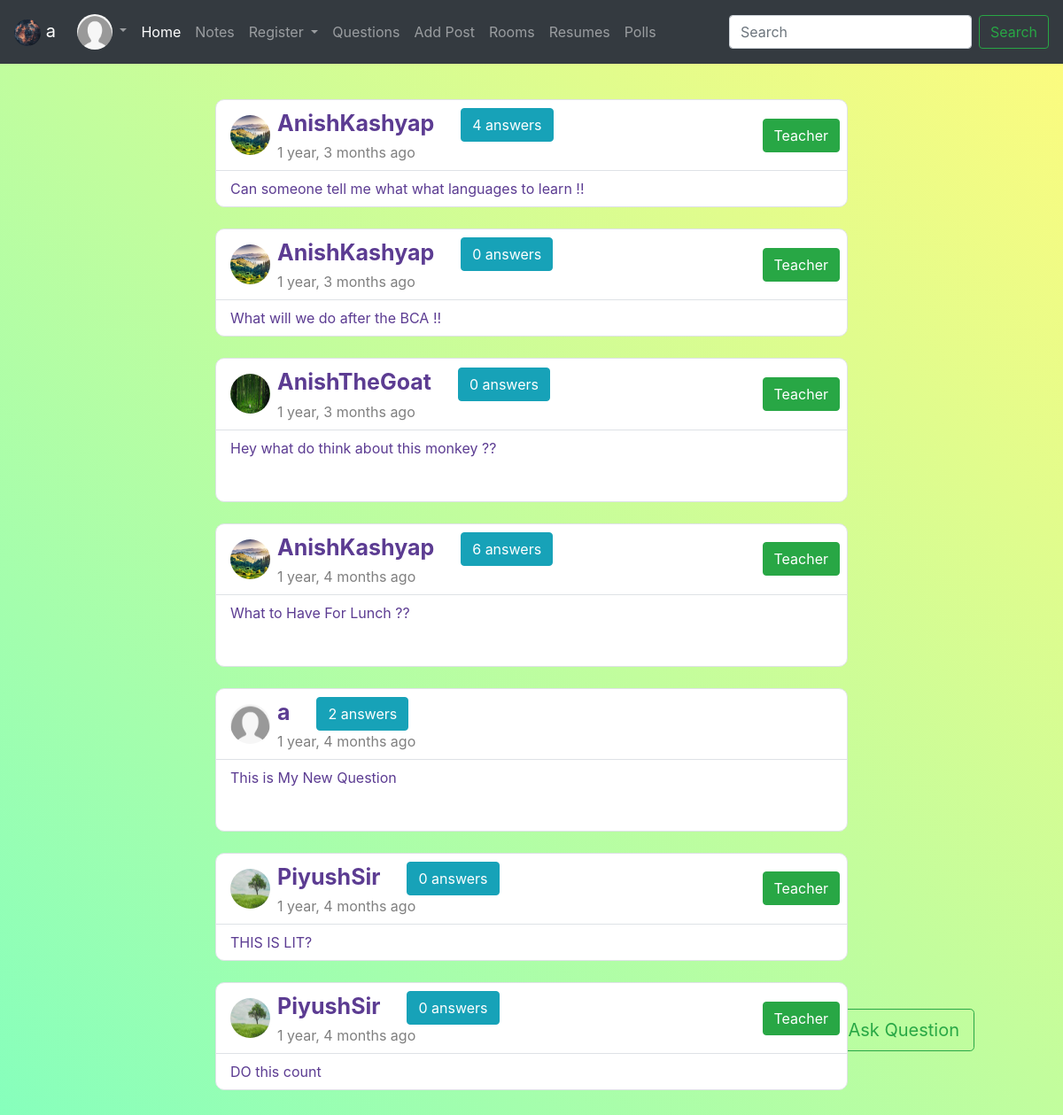
The app's page /questions (signed in) with its own data.
### base/models.py (models this page shows, shortened)
class User(AbstractUser):
    name = models.CharField(max_length=50, null = False)
    email = models.CharField( max_length=50 ,null = True)
    avatar = models.ImageField( upload_to='Avaters',  default = 'default-profile-pic.png')
    bio = models.TextField(null = True)
    bca_class = models.CharField( max_length=50 ,choices=class_list ,default= ('1st Sem', '1st Sem'), null = True)
    is_teacher = models.BooleanField(default = False)
    followers = models.ManyToManyField('User', related_name='follower')
    followings = models.ManyToManyField('User',related_name= 'following')

class Question(models.Model):
    user = models.ForeignKey(User, on_delete=models.SET_NULL, null=True)
    body = models.TextField()
    date = models.DateTimeField( auto_now_add=True)
    image = models.ImageField(upload_to='Questions' , null = True, blank = True)

### base/views.py (the view)
# urls.py: path('questions', questions, name = 'questions'),
@login_required(login_url='login')
def questions(request):
    questions = Question.objects.all().order_by('-date')
    context = {
        'questions' : questions
    }
    return render(request, 'questions.html' , context)

### templates/questions.html (shortened to what this page needs)
{% extends 'master.html' %}
{% load static %}
{% block content %}
<div>
<button type="button" class="btn btn-outline-success btn-lg ask_question" onclick = "location.href = '{% url 'ask-question' %}'" >Ask Question</button>
</div>
<div class="container mt-4 mb-5">
    <div class="d-flex justify-content-center row ">
        <div class="col-md-8">
            {% for question in questions %}
            <div class="feed p-2" >
                <div class="bg-white border mt-2 text-black " style = 'border-radius: 10px;'>
                    <div>
                        <div class="d-flex flex-row justify-content-between align-items-center p-2 border-bottom">
                            <a href="{% url 'show-profile' question.user.id%}">
                            <div class="d-flex flex-row align-items-center feed-text px-2"><img class="rounded-circle" src="{{question.user.avatar.url}}" width="45" height = '45'>
                                <div class="d-flex flex-column flex-wrap ml-2"><span class="font-weight-bold" style = "font-size: 25px;">{{question.user.username}} <button type="button" class="btn btn btn-info ml-4">{{question.answers.count}} answer{{question.answers.count|pluralize}}</button>
                                </span><span class="text-black-50 time">{{question.date|timesince}} ago</span>
                            </div>
                            </div>
                        </a>
                        {% if question.user.is_teacher %}
                                    <button type="button" class="btn btn-success">Teacher</button>
                                    {% endif %}
                        </div>
                    </div>
                    <a href="{% url 'answers' question.id%}">
                    <div class="p-2 px-3"><span>{{question.body}}</span></div>
                    </a>
                    {% if question.image %}
                    <div class="feed-image p-2 px-3" ><img class="img-fluid img-responsive rounded" src="{{.image.url}}"></div>
                    {% endif %}
                </div>
            </div>
            {% endfor %}
        </div>
    </div>
</div>
{% endblock content %}

### templates/master.html (shortened to what this page needs)
{% load static %}
<!DOCTYPE html>
<html lang="en">
<head>
    <link rel="stylesheet" href="{% static 'css/master.css' %}">
    <link rel="stylesheet" href="https://maxcdn.bootstrapcdn.com/bootstrap/4.5.2/css/bootstrap.min.css">
    <link rel="stylesheet" href="https://cdnjs.cloudflare.com/ajax/libs/font-awesome/6.3.0/css/all.min.css">
  </head>
<body>
    <nav class="navbar navbar-dark bg-dark navbar-expand-lg">
      <a class="navbar-brand" href="#">
        <img src="{% static 'images/website.avif' %}" width="30" height="30" alt="logo" class="rounded-circle">
        {% if request.user.is_authenticated %}
        {{request.user.username}}
        {% else %}
        Anonymous
        {% endif %}
      </a>
      <div class="collapse navbar-collapse" id="navbar-list-4">
        <ul class="navbar-nav">
            <li class="nav-item dropdown">
            {% if request.user.is_authenticated %}
            <a class="nav-link dropdown-toggle" href="#" id="navbarDropdownMenuLink" role="button" data-toggle="dropdown" aria-haspopup="true" aria-expanded="false">
              <img src="{{request.user.avatar.url}}" width="40" height="40" class="rounded-circle">
            </a>
            {% endif %}
          </li>
        </ul>
          <ul class="navbar-nav mr-auto">
            <li class="nav-item active">
              <a class="nav-link" href="{% url 'home' %}">Home </a>
            </li>
            <li class="nav-item">
              <a class="nav-link" href="{% url 'notes' %}">Notes</a>
            </li>
            <li class="nav-item dropdown">
              <a class="nav-link dropdown-toggle" href="#" id="navbarDropdown" role="button" data-toggle="dropdown" aria-haspopup="true" aria-expanded="false">
                Register
              </a>
            </li>
            <li class="nav-item">
              <a class="nav-link" href="{% url 'questions' %}">Questions</a>
            </li>
            <li class="nav-item">
              <a class="nav-link" href="{% url 'add-post' %}">Add Post</a>
            </li>
            <li class="nav-item">
              <a class="nav-link" href="{% url 'rooms' %}">Rooms</a>
            </li>
            <li class="nav-item">
              <a class="nav-link" href="{% url 'resumes' %}">Resumes</a>
            </li>
            <li class="nav-item">
              <a class="nav-link" href="{% url 'polls' %}">Polls</a>
            </li>
          </ul>
          <form class="form-inline my-2 my-lg-0" method  = 'POST' action = '/user-search'>
            <input class="form-control mr-sm-2" type="search" placeholder="Search" aria-label="Search" name = 'search'>
            <button class="btn btn-outline-success my-2 my-sm-0" type="submit">Search</button>
          </form>
      </nav>
    {% block content %}
    {% endblock content %}
</body>
</html>

### records on screen
User: user.username "a", user.avatar (placeholder picture)
Question: user.avatar (picture), user.username "AnishKashyap", answers.count "4", date "1 year, 3 months", shows "Teacher", body "Can someone tell me what what languages to learn !!"
Question: user.avatar (picture), user.username "AnishKashyap", answers.count "0", date "1 year, 3 months", shows "Teacher", body "What will we do after the BCA !!"
Question: user.avatar (picture), user.username "AnishTheGoat", answers.count "0", date "1 year, 3 months", shows "Teacher", body "Hey what do think about this monkey ??"
Question: user.avatar (picture), user.username "AnishKashyap", answers.count "6", date "1 year, 4 months", shows "Teacher", body "What to Have For Lunch ??"
Question: user.avatar (placeholder picture), user.username "a", answers.count "2", date "1 year, 4 months", body "This is My New Question"
Question: user.avatar (picture), user.username "PiyushSir", answers.count "0", date "1 year, 4 months", shows "Teacher", body "THIS IS LIT?"
Question: user.avatar (picture), user.username "PiyushSir", answers.count "0", date "1 year, 4 months", shows "Teacher", body "DO this count"
